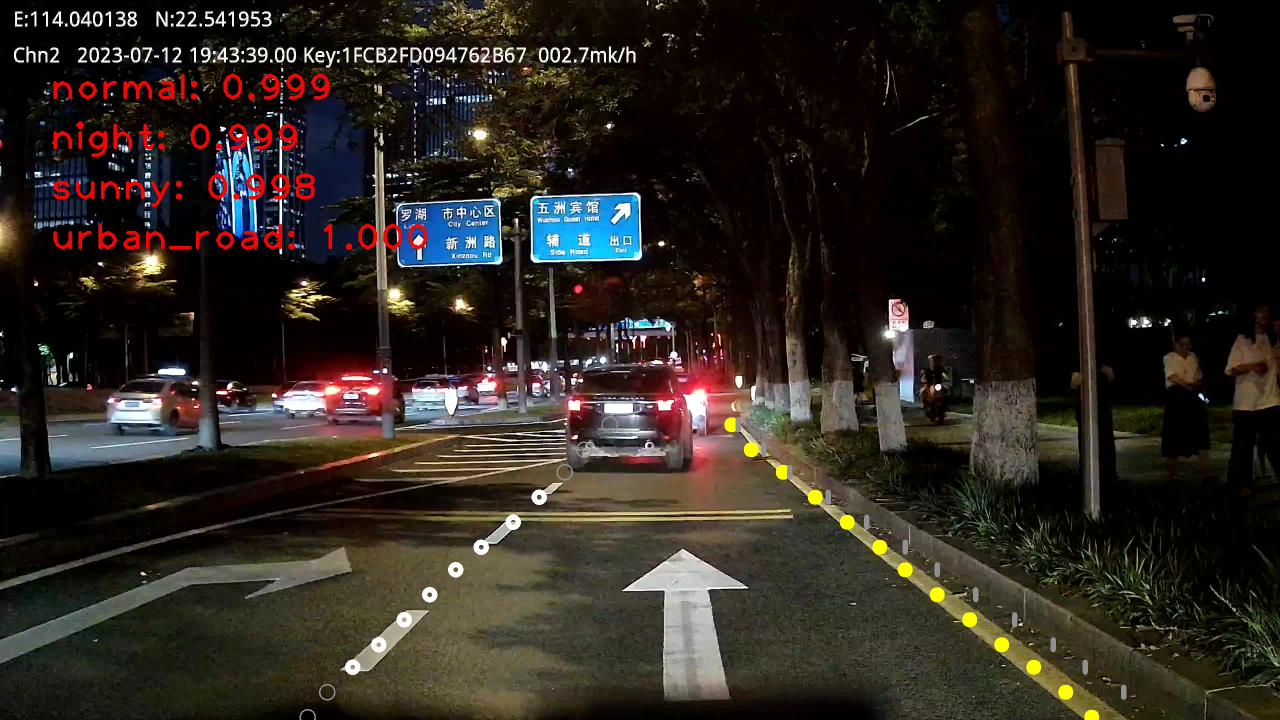
#> input picture figs/ret0.jpg, 2560 x 1440 px (shown at 1/2 size)
$ python -i dataset.py   (imports and definitions only)
#> lines starting #> are read from the running program, lines starting #| are printed output that depends on the picture
#> further down, picture is the input picture: shape (1440, 2560, 3); mean B, G, R 32, 38.2, 44.5
import torch
from PIL import Image
import os
import pdb
import numpy as np
import cv2
from data.mytransforms import find_start_pos
import random
import math


class LaneDataset(torch.utils.data.Dataset):
    # [83 lines left out: functions __init__, __getitem__, not called in this run]

    def __len__(self):
        return len(self.list)

    # [90 lines left out: functions _grid_pts, _get_index, not called in this run]


def augment_hsv(img, hgain=0.2, sgain=0.2, vgain=0.2):
#> called with hgain = 0.2, sgain = 0.2, vgain = 0.2
    r = np.random.uniform(-1, 1, 3) * [hgain, sgain, vgain] + 1  # random gains
    hue, sat, val = cv2.split(cv2.cvtColor(img, cv2.COLOR_BGR2HSV))
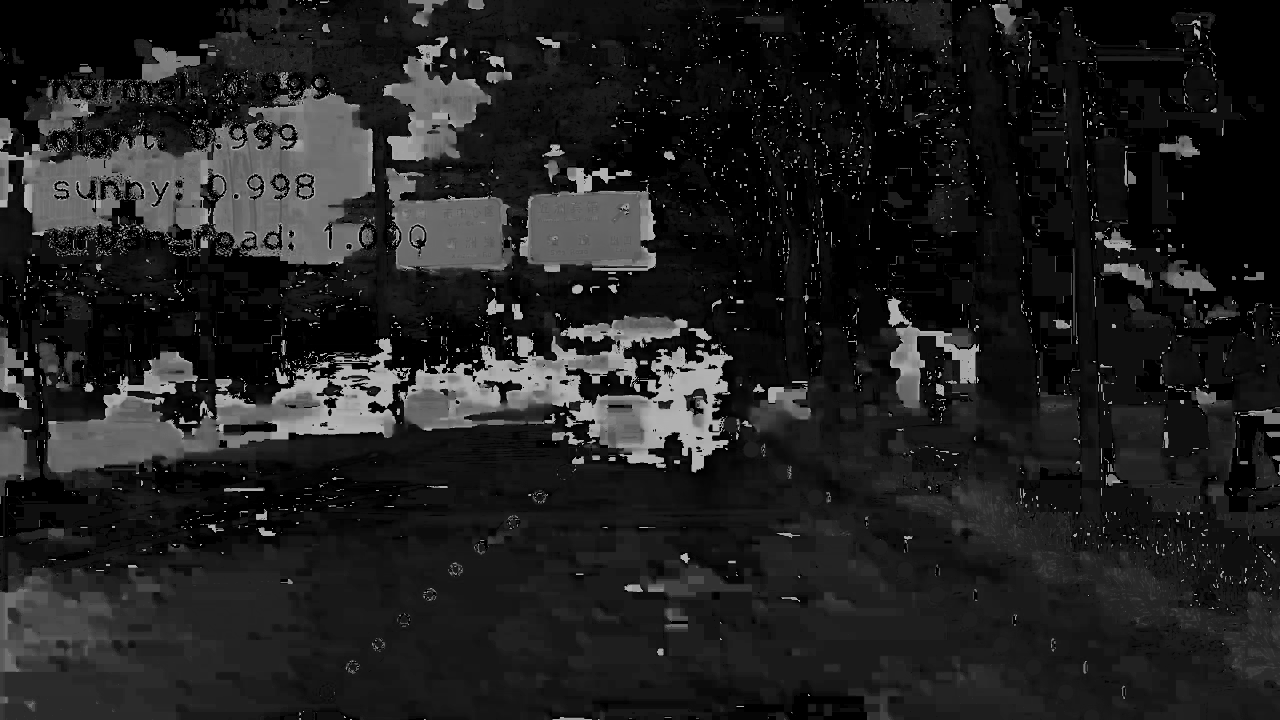
#> hue: shape (1440, 2560) (shown at 1/2 size); min 0, max 179, mean 32.2
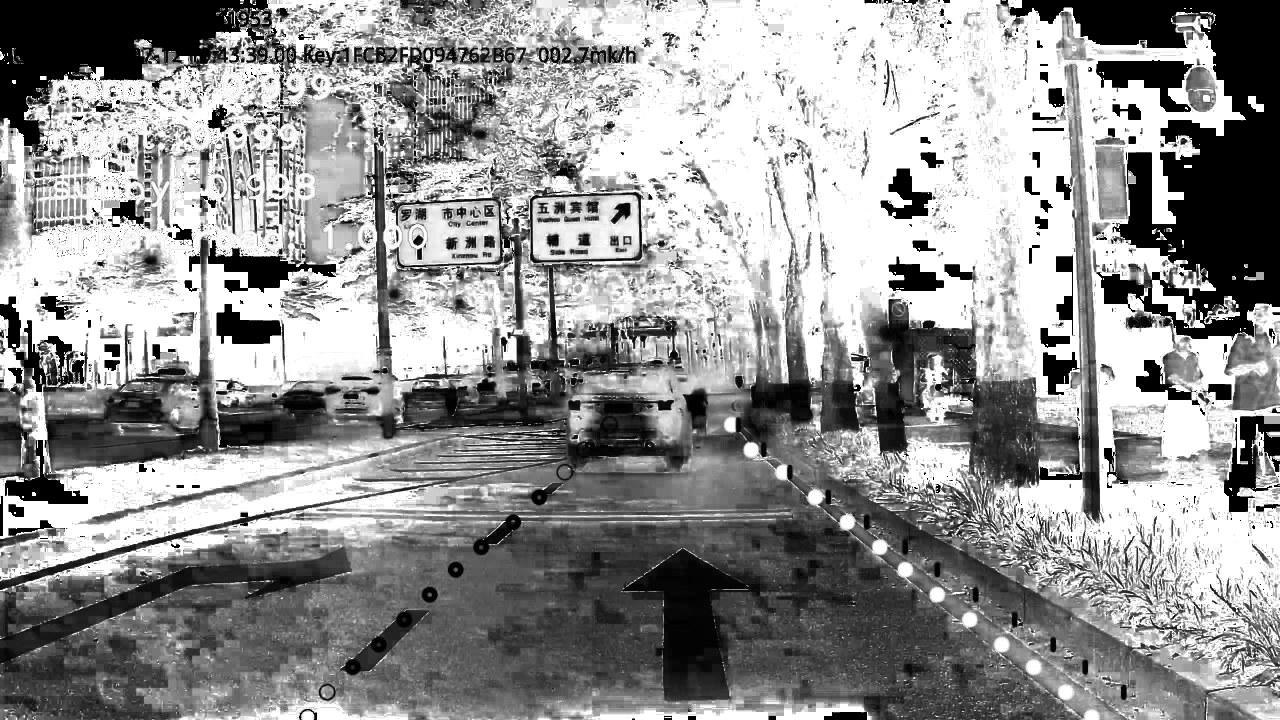
#> sat: shape (1440, 2560) (shown at 1/2 size); min 0, max 255, mean 146.5
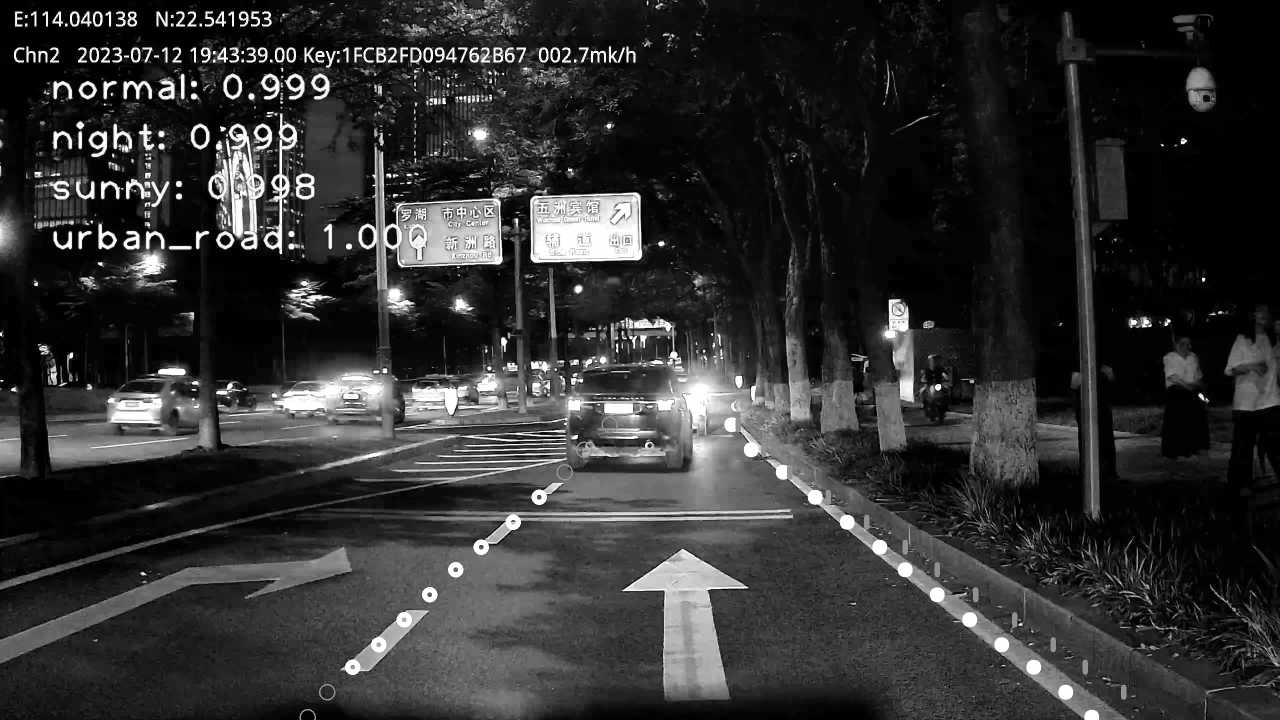
#> val: shape (1440, 2560) (shown at 1/2 size); min 0, max 255, mean 48.5
    dtype = img.dtype  # uint8

    x = np.arange(0, 256, dtype=np.int16)
    lut_hue = ((x * r[0]) % 180).astype(dtype)
    lut_sat = np.clip(x * r[1], 0, 255).astype(dtype)
#> lut_sat = 256 values from 0 to 255
    lut_val = np.clip(x * r[2], 0, 255).astype(dtype)
#> lut_val = 256 values from 0 to 255

    img_hsv = cv2.merge((cv2.LUT(hue, lut_hue), cv2.LUT(sat, lut_sat), cv2.LUT(val, lut_val))).astype(dtype)
#> img_hsv: shape (1440, 2560, 3); mean H, S, V 29.8, 152.1, 49.9
    cv2.cvtColor(img_hsv, cv2.COLOR_HSV2BGR, dst=img)  # no return needed

    return img


# [99 lines left out: functions hist_equalize, flip_horizontally, random_perspective, cutout, cutoutBackground, not called in this run]

>>> import cv2
>>> picture = cv2.imread('../figs/ret0.jpg')
>>> result = augment_hsv(picture)
